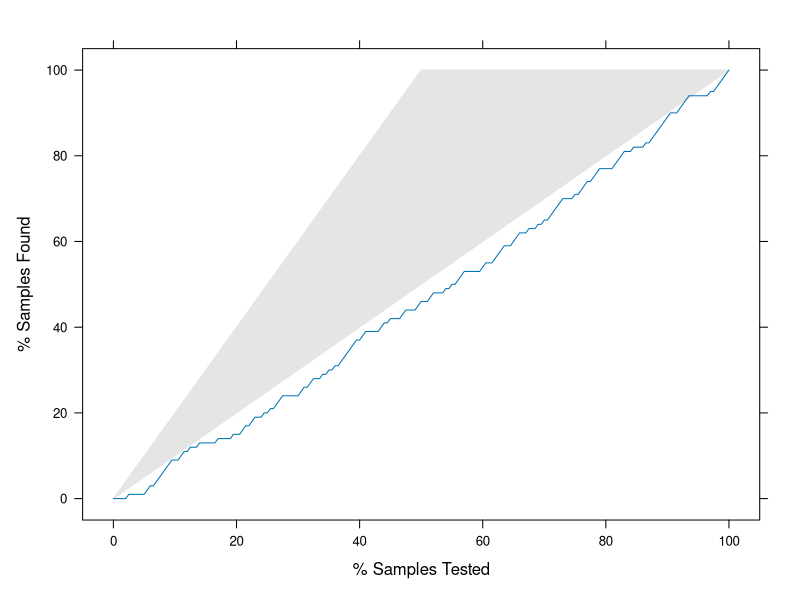
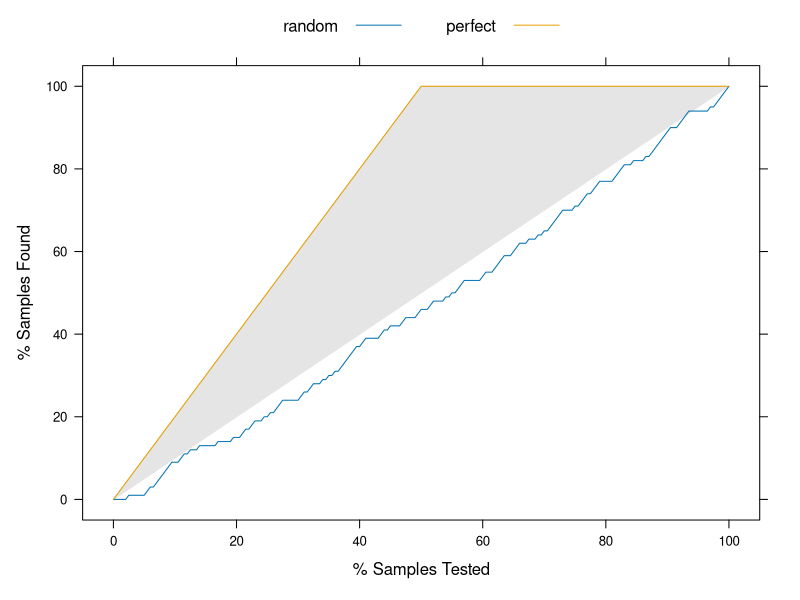
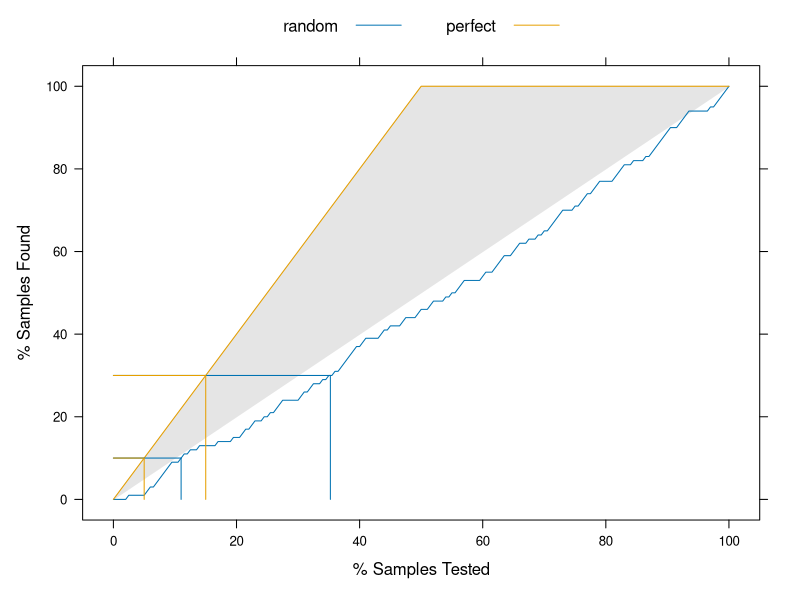
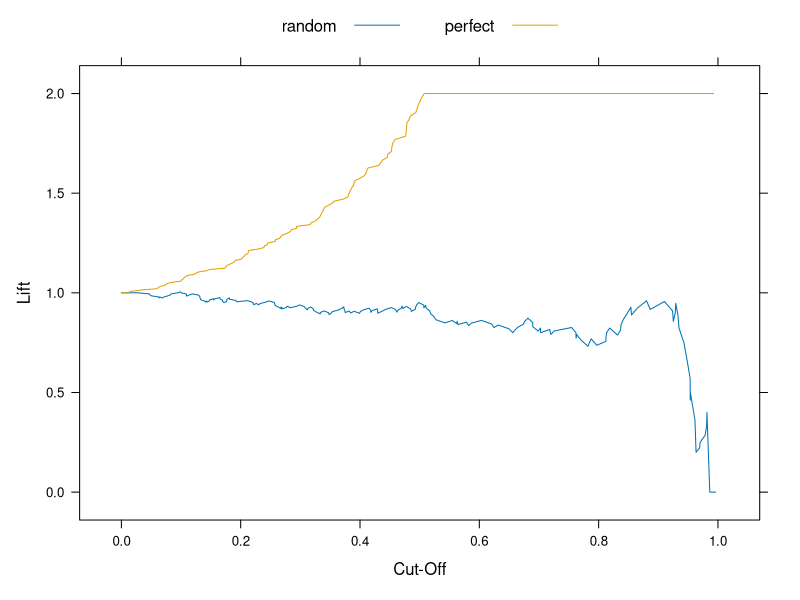

Generate these figures, in order, with R:
library(caret)


### Name: lift
### Title: Lift Plot
### Aliases: lift lift.formula lift.default xyplot.lift print.lift
###   ggplot.lift
### Keywords: hplot

### ** Examples


set.seed(1)
simulated <- data.frame(obs = factor(rep(letters[1:2], each = 100)),
                        perfect = sort(runif(200), decreasing = TRUE),
                        random = runif(200))

lift1 <- lift(obs ~ random, data = simulated)
lift1
xyplot(lift1)

lift2 <- lift(obs ~ random + perfect, data = simulated)
lift2
xyplot(lift2, auto.key = list(columns = 2))

xyplot(lift2, auto.key = list(columns = 2), value = c(10, 30))

xyplot(lift2, plot = "lift", auto.key = list(columns = 2))
